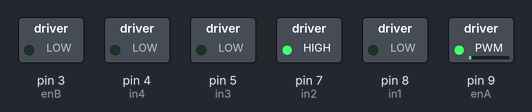
Recording of a sketch running on a simulated Arduino Uno, built with avr-gcc and run on an emulated ATmega328P. Parts: switched loads named in the sketch (green lamp = pin HIGH).

Above: at 0.15 s.
At 5.25 s:
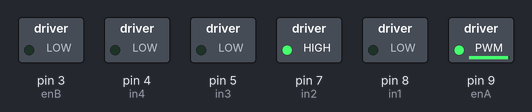
At 10.35 s:
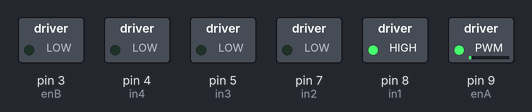
At 20.5 s:
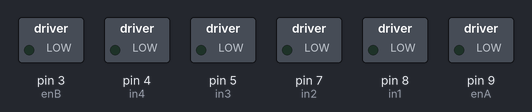
At 30.04 s:
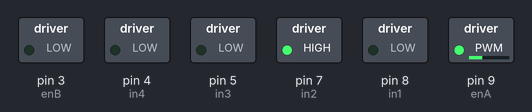
At 39.73 s:
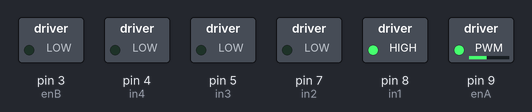
Timing chart, 0 to 40.0 s (numbered marks = the images above):
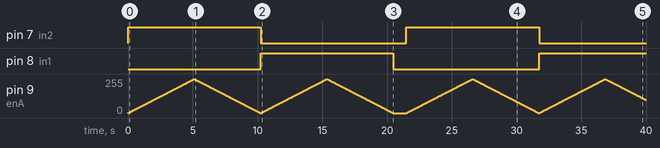

Measured:
- by itself, pin 7 (in2): alternates HIGH for 10.2 s and LOW for 11.2 s
- by itself, pin 8 (in1): LOW → HIGH at 10.2 s, → LOW 10.2 s later, → HIGH 11.2 s later

The sketch:

demo01_back_motors.ino
```cpp
/*
  Modified version from:
	L298N Motor Demonstration
	L298N-Motor-Demo.ino
	Demonstrates functions of L298N Motor Controller

	DroneBot Workshop 2017
	http://dronebotworkshop.com
*/


// Motor A
int enA = 9;
int in1 = 8;
int in2 = 7;

// Motor B
int enB = 3;
int in3 = 5;
int in4 = 4;

void setup()
{
  // Set all the motor control pins to outputs
  pinMode(enA, OUTPUT);
  pinMode(enB, OUTPUT);
  pinMode(in1, OUTPUT);
  pinMode(in2, OUTPUT);
  pinMode(in3, OUTPUT);
  pinMode(in4, OUTPUT);

  // Now turn off motors
  digitalWrite(in1, LOW);
  digitalWrite(in2, LOW);
  digitalWrite(in3, LOW);
  digitalWrite(in4, LOW);
}

void forwards()
{
  digitalWrite(in1, LOW);
  digitalWrite(in2, HIGH);
  // digitalWrite(in3, LOW);
  // digitalWrite(in4, HIGH);
}

void backwards()
{
  digitalWrite(in1, HIGH);
  digitalWrite(in2, LOW);
  // digitalWrite(in3, HIGH);
  // digitalWrite(in4, LOW);
}

void accelerate()
{
  for (int i = 0; i < 256; i++)
  {
    analogWrite(enA, i);
    // analogWrite(enB, i);

    delay(20);
  }
}

void decelerate()
{
  for (int i = 255; i >= 0; --i)
  {
    analogWrite(enA, i);
    // analogWrite(enB, i);

    delay(20);
  }
}

void demo()
{
  // This function will run the back motor in both directions across the range of possible speeds
  // Note that maximum speed is determined by the motor itself and the operating voltage

  // Turn on motors forwards
  forwards();

  // Accelerate from zero to maximum speed
  accelerate();

  // Decelerate from maximum speed to zero
  decelerate();

  // Turn on motors backwards
  backwards();

  // Accelerate from zero to maximum speed
  accelerate();

  // Decelerate from maximum speed to zero
  decelerate();

  // Now turn off motors
  digitalWrite(in1, LOW);
  digitalWrite(in2, LOW);
  digitalWrite(in3, LOW);
  digitalWrite(in4, LOW);
}

void loop()
{
  demo();
  delay(1000);
}
```
